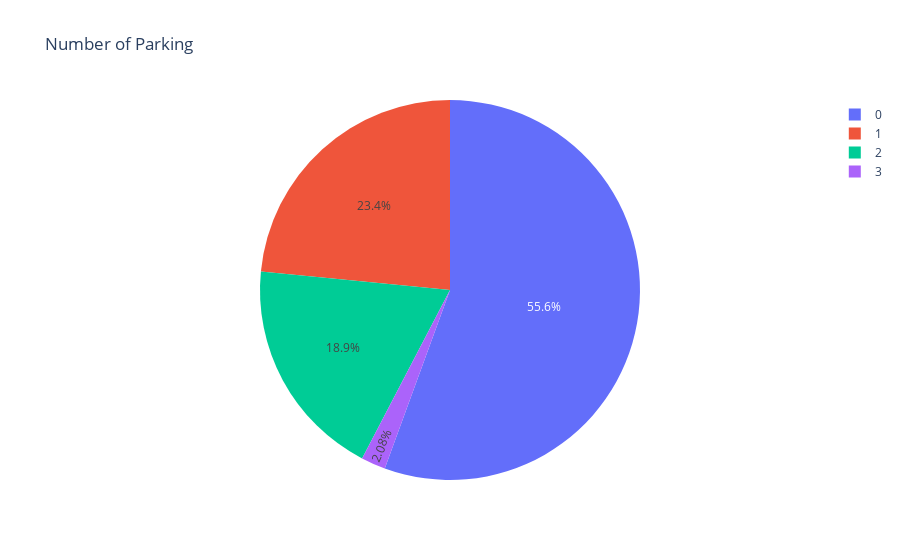

Notebook cell for this chart:
### Markdown cell above
# f. parking

### Code cell
# Visualize 'parking' using pie chart
parking_counts = data['parking'].value_counts()
fig = px.pie(parking_counts, values=parking_counts.values, names=parking_counts.index, title='Number of Parking')
fig.show()

### Figure 1 — Plotly figure (JSON) as saved in the notebook; plotly's stock layout.template omitted (floating-point values rounded to 4 significant figures)
{"data": [{"domain": {"x": [0, 1], "y": [0, 1]}, "hovertemplate": "parking=%{label}<br>value=%{value}<extra></extra>", "labels": [0, 1, 2, 3], "legendgroup": "", "name": "", "showlegend": true, "type": "pie", "values": [294, 124, 100, 11]}], "layout": {"autosize": true, "legend": {"tracegroupgap": 0}, "title": {"text": "Number of Parking"}}}
